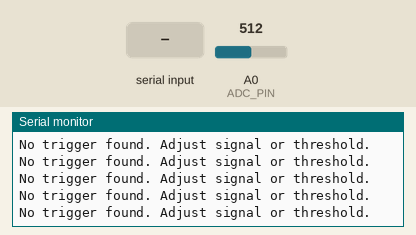
The sketch below on a simulated Arduino Uno, built with avr-gcc and run on an emulated ATmega328P. On the bench: the last lines printed to the serial monitor. The test bench sets the inputs (shaded band); at power-on: A0 (ADC_PIN) = 512.

Above: at 1.2 s.
1.3 s: A0 (ADC_PIN) set to 494
4.3 s: "help\n" received over Serial
5.8 s: "mode auto\n" received over Serial
At 6.21 s:
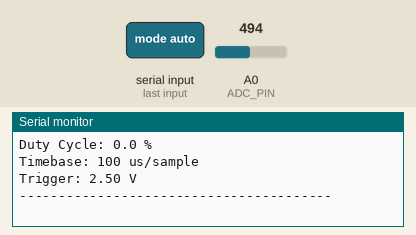
7.4 s: A0 (ADC_PIN) set to 306
12.6 s: "freeze\n" received over Serial
At 14.1 s:
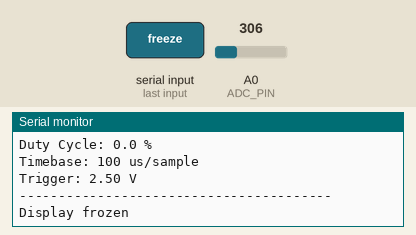

The sketch:

sketch_feb23a.ino
```cpp
// Advanced DIY Oscilloscope on Arduino Uno
// New Features:
// - Adjustable trigger level
// - Multiple trigger modes (Rising, Falling, Auto)
// - Voltage scale selection
// - Timebase adjustment
// - Improved measurements (RMS, Duty Cycle)
// - Serial command interface
// - Freeze display option

#define ADC_PIN A0          // Analog input pin for signal
#define SAMPLES 80          // Number of samples for display
#define BAUD_RATE 115200    // Serial baud rate
#define MAX_TIMEBASE 1000   // Maximum sample delay in microseconds
#define MIN_TIMEBASE 10     // Minimum sample delay in microseconds

// ASCII characters for waveform display
const char WAVEFORM_CHARS[] = " .:-=+*#%@";

// Trigger modes
enum TriggerMode {
  TRIGGER_RISING = 0,
  TRIGGER_FALLING = 1,
  TRIGGER_AUTO = 2
};

// Buffer to store ADC samples
int samples[SAMPLES];

// Configuration variables
int triggerThreshold = 512;    // Default trigger threshold (0-1023)
int sampleDelay = 100;         // Default sample delay in microseconds
TriggerMode triggerMode = TRIGGER_RISING;
float voltageScale = 5.0;      // Default voltage scale (5V)
bool freezeDisplay = false;    // Display freeze flag

// Function prototypes
void captureSamples();
bool findTrigger();
void displayWaveform();
void calculateMeasurements();
float calculateFrequency();
float calculatePeriod();
float calculateAmplitude();
float calculateRMS();
float calculateDutyCycle();
void handleSerialCommands();
void printHelp();

void setup() {
  Serial.begin(BAUD_RATE);
  while (!Serial);

  // Set ADC prescaler for faster sampling
  ADCSRA = (ADCSRA & 0xF8) | 0x04; // Prescaler 16

  // Print welcome message and help
  Serial.println("Advanced Arduino Uno Oscilloscope");
  Serial.println("Type 'help' for commands");
  Serial.println("----------------------------------------");
}

void loop() {
  // Handle serial commands
  handleSerialCommands();

  if (!freezeDisplay) {
    // Capture samples
    captureSamples();

    // Find trigger point
    bool triggered = findTrigger();
    if (triggered || triggerMode == TRIGGER_AUTO) {
      // Display waveform
      displayWaveform();
      // Calculate and display measurements
      calculateMeasurements();
    } else {
      Serial.println("No trigger found. Adjust signal or threshold.");
    }
  }

  delay(100); // Reduced delay for better responsiveness
}

// Capture samples using ADC
void captureSamples() {
  for (int i = 0; i < SAMPLES; i++) {
    samples[i] = analogRead(ADC_PIN);
    delayMicroseconds(sampleDelay);
  }
}

// Find trigger point
bool findTrigger() {
  // Auto trigger always returns true
  if (triggerMode == TRIGGER_AUTO) return true;

  for (int i = 1; i < SAMPLES; i++) {
    if (triggerMode == TRIGGER_RISING) {
      if (samples[i - 1] < triggerThreshold && samples[i] >= triggerThreshold) {
        // Shift samples to align with trigger point
        int shift = i;
        for (int j = 0; j < SAMPLES - shift; j++) {
          samples[j] = samples[j + shift];
        }
        return true;
      }
    } else if (triggerMode == TRIGGER_FALLING) {
      if (samples[i - 1] >= triggerThreshold && samples[i] < triggerThreshold) {
        int shift = i;
        for (int j = 0; j < SAMPLES - shift; j++) {
          samples[j] = samples[j + shift];
        }
        return true;
      }
    }
  }
  return false;
}

// Display waveform using ASCII characters
void displayWaveform() {
  // 24 rows for waveform display
  for (int row = 23; row >= 0; row--) {
    for (int col = 0; col < SAMPLES; col++) {
      // Map ADC value to row based on voltage scale
      int mappedValue = map(samples[col], 0, 1023, 0, 23);
      if (mappedValue == row) {
        Serial.print(WAVEFORM_CHARS[map(samples[col], 0, 1023, 0, 9)]);
      } else if (row == map(triggerThreshold, 0, 1023, 0, 23)) {
        Serial.print("-"); // Trigger level marker
      } else {
        Serial.print(" ");
      }
    }
    Serial.println();
  }
  Serial.println("----------------------------------------");
}

// Calculate and display measurements
void calculateMeasurements() {
  float frequency = calculateFrequency();
  float period = calculatePeriod();
  float amplitude = calculateAmplitude();
  float rms = calculateRMS();
  float dutyCycle = calculateDutyCycle();

  Serial.print("Frequency: ");
  Serial.print(frequency, 2);
  Serial.println(" Hz");

  Serial.print("Period: ");
  Serial.print(period, 2);
  Serial.println(" ms");

  Serial.print("Amplitude: ");
  Serial.print(amplitude, 2);
  Serial.println(" V");

  Serial.print("RMS: ");
  Serial.print(rms, 2);
  Serial.println(" V");

  Serial.print("Duty Cycle: ");
  Serial.print(dutyCycle, 1);
  Serial.println(" %");

  Serial.print("Timebase: ");
  Serial.print(sampleDelay);
  Serial.println(" us/sample");

  Serial.print("Trigger: ");
  Serial.print(triggerThreshold * (voltageScale / 1023.0), 2);
  Serial.println(" V");
  Serial.println("----------------------------------------");
}

// Calculate frequency (based on zero crossings)
float calculateFrequency() {
  int crossings = 0;
  for (int i = 1; i < SAMPLES; i++) {
    if ((samples[i - 1] < triggerThreshold && samples[i] >= triggerThreshold) ||
        (samples[i - 1] >= triggerThreshold && samples[i] < triggerThreshold)) {
      crossings++;
    }
  }
  float samplingRate = 1000000.0 / sampleDelay;
  return (crossings / 2.0) * (samplingRate / SAMPLES);
}

// Calculate period
float calculatePeriod() {
  float frequency = calculateFrequency();
  if (frequency == 0) return 0;
  return 1000.0 / frequency;
}

// Calculate amplitude
float calculateAmplitude() {
  int minVal = 1023;
  int maxVal = 0;
  for (int i = 0; i < SAMPLES; i++) {
    if (samples[i] < minVal) minVal = samples[i];
    if (samples[i] > maxVal) maxVal = samples[i];
  }
  return (maxVal - minVal) * (voltageScale / 1023.0);
}

// Calculate RMS voltage
float calculateRMS() {
  long sum = 0;
  int avg = 0;
  // Calculate average for DC offset
  for (int i = 0; i < SAMPLES; i++) {
    avg += samples[i];
  }
  avg /= SAMPLES;

  // Calculate RMS
  for (int i = 0; i < SAMPLES; i++) {
    int dev = samples[i] - avg;
    sum += dev * dev;
  }
  return sqrt(sum / SAMPLES) * (voltageScale / 1023.0);
}

// Calculate duty cycle
float calculateDutyCycle() {
  int aboveThreshold = 0;
  for (int i = 0; i < SAMPLES; i++) {
    if (samples[i] >= triggerThreshold) {
      aboveThreshold++;
    }
  }
  return (aboveThreshold * 100.0) / SAMPLES;
}

// Handle serial commands
void handleSerialCommands() {
  if (Serial.available() > 0) {
    String command = Serial.readStringUntil('\n');
    command.trim();

    if (command == "help") {
      printHelp();
    }
    else if (command.startsWith("trigger ")) {
      int value = command.substring(8).toInt();
      triggerThreshold = constrain(value, 0, 1023);
    }
    else if (command == "mode rising") {
      triggerMode = TRIGGER_RISING;
    }
    else if (command == "mode falling") {
      triggerMode = TRIGGER_FALLING;
    }
    else if (command == "mode auto") {
      triggerMode = TRIGGER_AUTO;
    }
    else if (command.startsWith("timebase ")) {
      int value = command.substring(9).toInt();
      sampleDelay = constrain(value, MIN_TIMEBASE, MAX_TIMEBASE);
    }
    else if (command.startsWith("scale ")) {
      float value = command.substring(6).toFloat();
      voltageScale = constrain(value, 1.0, 10.0);
    }
    else if (command == "freeze") {
      freezeDisplay = !freezeDisplay;
      Serial.println(freezeDisplay ? "Display frozen" : "Display resumed");
    }
  }
}

// Print help message
void printHelp() {
  Serial.println("Available commands:");
  Serial.println("trigger <value> - Set trigger threshold (0-1023)");
  Serial.println("mode rising - Set rising edge trigger");
  Serial.println("mode falling - Set falling edge trigger");
  Serial.println("mode auto - Set auto trigger");
  Serial.println("timebase <us> - Set timebase (10-1000 us)");
  Serial.println("scale <volts> - Set voltage scale (1-10 V)");
  Serial.println("freeze - Toggle display freeze");
  Serial.println("----------------------------------------");
}
```

Measured:
- after the input at 5.8 s, the serial monitor: prints a new line after 0.06 s (image 1)
- after the input at 12.6 s, the serial monitor: prints a new line after 0.25 s (image 2)
